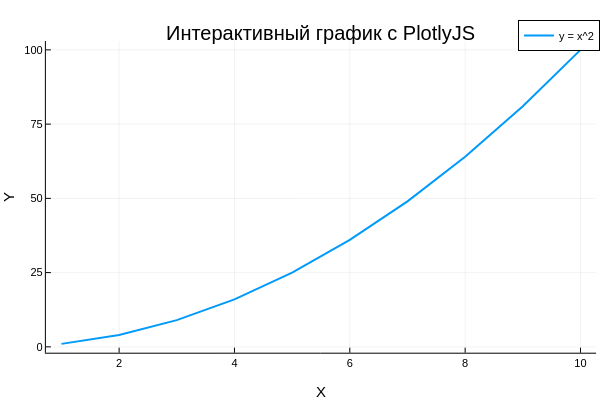

Here is the notebook cell this chart was saved with:
### Markdown cell above
<br>

#### **🌍 Использование `plotlyjs()` для интерактивных графиков**

Если вам нужны **интерактивные** графики (например, зум, панорамирование, всплывающие подсказки), попробуйте `plotlyjs()`.

### Code cell
using Plots
plotlyjs()  # Устанавливаем интерактивный бэкенд PlotlyJS

x = 1:10
y = x .^ 2

plot(x, y, label="y = x^2", title="Интерактивный график с PlotlyJS", xlabel="X", ylabel="Y", lw=2)

### Figure 1 — Plotly figure (JSON) as saved in the notebook; plotly's stock layout.template omitted (floating-point values rounded to 4 significant figures)
{"data": [{"colorbar": {"len": 0.8657, "title": "", "x": 0.9934, "y": 0.5087}, "legendgroup": "y = x^2", "line": {"color": "rgba(0, 154, 250, 1.000)", "dash": "solid", "shape": "linear", "width": 2}, "mode": "lines", "name": "y = x^2", "showlegend": true, "type": "scatter", "x": [1, 2, 3, 4, 5, 6, 7, 8, 9, 10], "xaxis": "x", "y": [1.0, 4.0, 9.0, 16.0, 25.0, 36.0, 49.0, 64.0, 81.0, 100.0], "yaxis": "y"}], "layout": {"annotations": [{"font": {"color": "rgba(0, 0, 0, 1.000)", "family": "sans-serif", "size": 20}, "rotation": -0.0, "showarrow": false, "text": "Интерактивный график с PlotlyJS", "x": 0.535, "xanchor": "center", "xref": "paper", "y": 1.0, "yanchor": "top", "yref": "paper"}], "height": 400, "legend": {"bgcolor": "rgba(255, 255, 255, 1.000)", "bordercolor": "rgba(0, 0, 0, 1.000)", "borderwidth": 1, "font": {"color": "rgba(0, 0, 0, 1.000)", "family": "sans-serif", "size": 11}, "title": {"font": {"color": "rgba(0, 0, 0, 1.000)", "family": "sans-serif", "size": 15}, "text": ""}, "tracegroupgap": 0, "traceorder": "normal", "x": 1.0, "xanchor": "auto", "y": 1.0, "yanchor": "auto"}, "margin": {"b": 20, "l": 0, "r": 0, "t": 20}, "paper_bgcolor": "rgba(255, 255, 255, 1.000)", "plot_bgcolor": "rgba(255, 255, 255, 1.000)", "showlegend": true, "width": 600, "xaxis": {"anchor": "y", "domain": [0.07647, 0.9934], "gridcolor": "rgba(0, 0, 0, 0.100)", "gridwidth": 0.5, "linecolor": "rgba(0, 0, 0, 1.000)", "mirror": false, "range": [0.73, 10.27], "showgrid": true, "showline": true, "showticklabels": true, "tickangle": 0, "tickcolor": "rgb(0, 0, 0)", "tickfont": {"color": "rgba(0, 0, 0, 1.000)", "family": "sans-serif", "size": 11}, "tickmode": "array", "ticks": "inside", "ticktext": ["2", "4", "6", "8", "10"], "tickvals": [2.0, 4.0, 6.0, 8.0, 10.0], "title": "X", "titlefont": {"color": "rgba(0, 0, 0, 1.000)", "family": "sans-serif", "size": 15}, "type": "-", "visible": true, "zeroline": false, "zerolinecolor": "rgba(0, 0, 0, 1.000)"}, "yaxis": {"anchor": "x", "domain": [0.07581, 0.9415], "gridcolor": "rgba(0, 0, 0, 0.100)", "gridwidth": 0.5, "linecolor": "rgba(0, 0, 0, 1.000)", "mirror": false, "range": [-1.97, 103.0], "showgrid": true, "showline": true, "showticklabels": true, "tickangle": 0, "tickcolor": "rgb(0, 0, 0)", "tickfont": {"color": "rgba(0, 0, 0, 1.000)", "family": "sans-serif", "size": 11}, "tickmode": "array", "ticks": "inside", "ticktext": ["0", "25", "50", "75", "100"], "tickvals": [0.0, 25.0, 50.0, 75.0, 100.0], "title": "Y", "titlefont": {"color": "rgba(0, 0, 0, 1.000)", "family": "sans-serif", "size": 15}, "type": "-", "visible": true, "zeroline": false, "zerolinecolor": "rgba(0, 0, 0, 1.000)"}}}
